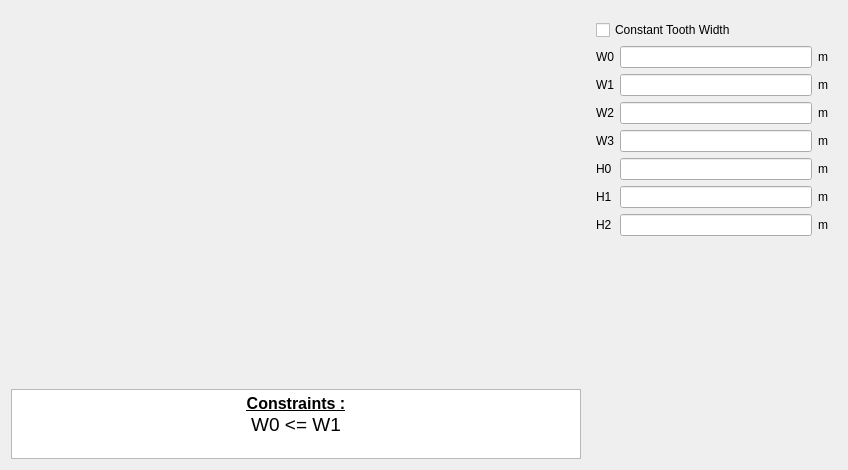
<?xml version="1.0" encoding="UTF-8"?>
<ui version="4.0">
 <class>PWSlot23</class>
 <widget class="QWidget" name="PWSlot23">
  <property name="geometry">
   <rect>
    <x>0</x>
    <y>0</y>
    <width>848</width>
    <height>470</height>
   </rect>
  </property>
  <property name="minimumSize">
   <size>
    <width>630</width>
    <height>470</height>
   </size>
  </property>
  <property name="maximumSize">
   <size>
    <width>16777215</width>
    <height>16777215</height>
   </size>
  </property>
  <property name="windowTitle">
   <string>Form</string>
  </property>
  <layout class="QHBoxLayout" name="horizontalLayout">
   <item>
    <layout class="QVBoxLayout" name="verticalLayout_2">
     <item>
      <widget class="QLabel" name="img_slot">
       <property name="sizePolicy">
        <sizepolicy hsizetype="Expanding" vsizetype="Expanding">
         <horstretch>0</horstretch>
         <verstretch>0</verstretch>
        </sizepolicy>
       </property>
       <property name="maximumSize">
        <size>
         <width>16777215</width>
         <height>16777215</height>
        </size>
       </property>
       <property name="text">
        <string/>
       </property>
       <property name="pixmap">
        <pixmap resource="../../../../Resources/pyleecan.qrc">:/images/images/MachineSetup/WSlot/SlotW23.png</pixmap>
       </property>
       <property name="scaledContents">
        <bool>true</bool>
       </property>
      </widget>
     </item>
     <item>
      <widget class="QTextEdit" name="txt_constraint">
       <property name="sizePolicy">
        <sizepolicy hsizetype="Expanding" vsizetype="Fixed">
         <horstretch>0</horstretch>
         <verstretch>0</verstretch>
        </sizepolicy>
       </property>
       <property name="maximumSize">
        <size>
         <width>16777215</width>
         <height>70</height>
        </size>
       </property>
       <property name="verticalScrollBarPolicy">
        <enum>Qt::ScrollBarAlwaysOff</enum>
       </property>
       <property name="html">
        <string>&lt;!DOCTYPE HTML PUBLIC &quot;-//W3C//DTD HTML 4.0//EN&quot; &quot;http://www.w3.org/TR/REC-html40/strict.dtd&quot;&gt;
&lt;html&gt;&lt;head&gt;&lt;meta name=&quot;qrichtext&quot; content=&quot;1&quot; /&gt;&lt;style type=&quot;text/css&quot;&gt;
p, li { white-space: pre-wrap; }
&lt;/style&gt;&lt;/head&gt;&lt;body style=&quot; font-family:'MS Shell Dlg 2'; font-size:7.8pt; font-weight:400; font-style:normal;&quot;&gt;
&lt;p align=&quot;center&quot; style=&quot; margin-top:0px; margin-bottom:0px; margin-left:0px; margin-right:0px; -qt-block-indent:0; text-indent:0px;&quot;&gt;&lt;span style=&quot; font-size:12pt; font-weight:600; text-decoration: underline;&quot;&gt;Constraints :&lt;/span&gt;&lt;/p&gt;
&lt;p align=&quot;center&quot; style=&quot; margin-top:0px; margin-bottom:0px; margin-left:0px; margin-right:0px; -qt-block-indent:0; text-indent:0px;&quot;&gt;&lt;span style=&quot; font-size:14pt;&quot;&gt;W0 &amp;lt;= W1&lt;/span&gt;&lt;/p&gt;&lt;/body&gt;&lt;/html&gt;</string>
       </property>
       <property name="textInteractionFlags">
        <set>Qt::TextSelectableByKeyboard|Qt::TextSelectableByMouse</set>
       </property>
      </widget>
     </item>
    </layout>
   </item>
   <item>
    <widget class="QWidget" name="widget" native="true">
     <property name="minimumSize">
      <size>
       <width>250</width>
       <height>0</height>
      </size>
     </property>
     <property name="maximumSize">
      <size>
       <width>250</width>
       <height>16777215</height>
      </size>
     </property>
     <layout class="QVBoxLayout" name="verticalLayout">
      <item>
       <widget class="QCheckBox" name="is_cst_tooth">
        <property name="text">
         <string>Constant Tooth Width</string>
        </property>
       </widget>
      </item>
      <item>
       <layout class="QGridLayout" name="gridLayout">
        <item row="0" column="0">
         <widget class="QLabel" name="in_W0">
          <property name="text">
           <string>W0</string>
          </property>
         </widget>
        </item>
        <item row="0" column="1">
         <widget class="FloatEdit" name="lf_W0"/>
        </item>
        <item row="0" column="2">
         <widget class="QLabel" name="unit_W0">
          <property name="text">
           <string>m</string>
          </property>
         </widget>
        </item>
        <item row="1" column="0">
         <widget class="QLabel" name="in_W1">
          <property name="text">
           <string>W1</string>
          </property>
         </widget>
        </item>
        <item row="1" column="1">
         <widget class="FloatEdit" name="lf_W1"/>
        </item>
        <item row="1" column="2">
         <widget class="QLabel" name="unit_W1">
          <property name="text">
           <string>m</string>
          </property>
         </widget>
        </item>
        <item row="2" column="0">
         <widget class="QLabel" name="in_W2">
          <property name="text">
           <string>W2</string>
          </property>
         </widget>
        </item>
        <item row="2" column="1">
         <widget class="FloatEdit" name="lf_W2"/>
        </item>
        <item row="2" column="2">
         <widget class="QLabel" name="unit_W2">
          <property name="text">
           <string>m</string>
          </property>
         </widget>
        </item>
        <item row="3" column="0">
         <widget class="QLabel" name="in_W3">
          <property name="text">
           <string>W3</string>
          </property>
         </widget>
        </item>
        <item row="3" column="1">
         <widget class="FloatEdit" name="lf_W3"/>
        </item>
        <item row="3" column="2">
         <widget class="QLabel" name="unit_W3">
          <property name="text">
           <string>m</string>
          </property>
         </widget>
        </item>
        <item row="4" column="0">
         <widget class="QLabel" name="in_H0">
          <property name="text">
           <string>H0</string>
          </property>
         </widget>
        </item>
        <item row="4" column="1">
         <widget class="FloatEdit" name="lf_H0"/>
        </item>
        <item row="4" column="2">
         <widget class="QLabel" name="unit_H0">
          <property name="text">
           <string>m</string>
          </property>
         </widget>
        </item>
        <item row="5" column="0">
         <widget class="QLabel" name="in_H1">
          <property name="text">
           <string>H1</string>
          </property>
         </widget>
        </item>
        <item row="5" column="1">
         <widget class="FloatEdit" name="lf_H1"/>
        </item>
        <item row="6" column="0">
         <widget class="QLabel" name="in_H2">
          <property name="text">
           <string>H2</string>
          </property>
         </widget>
        </item>
        <item row="6" column="1">
         <widget class="FloatEdit" name="lf_H2"/>
        </item>
        <item row="6" column="2">
         <widget class="QLabel" name="unit_H2">
          <property name="text">
           <string>m</string>
          </property>
         </widget>
        </item>
        <item row="5" column="2">
         <widget class="QLabel" name="unit_H1">
          <property name="text">
           <string>m</string>
          </property>
         </widget>
        </item>
       </layout>
      </item>
      <item>
       <spacer name="verticalSpacer">
        <property name="orientation">
         <enum>Qt::Vertical</enum>
        </property>
        <property name="sizeHint" stdset="0">
         <size>
          <width>20</width>
          <height>40</height>
         </size>
        </property>
       </spacer>
      </item>
      <item>
       <widget class="WWSlotOut" name="w_out" native="true"/>
      </item>
     </layout>
    </widget>
   </item>
  </layout>
 </widget>
 <customwidgets>
  <customwidget>
   <class>FloatEdit</class>
   <extends>QLineEdit</extends>
   <header>......GUI/Tools/FloatEdit.h</header>
  </customwidget>
  <customwidget>
   <class>WWSlotOut</class>
   <extends>QWidget</extends>
   <header>......GUI.Dialog.DMachineSetup.SWSlot.WWSlotOut.WWSlotOut.h</header>
   <container>1</container>
  </customwidget>
 </customwidgets>
 <tabstops>
  <tabstop>is_cst_tooth</tabstop>
  <tabstop>lf_W0</tabstop>
  <tabstop>lf_W1</tabstop>
  <tabstop>lf_W2</tabstop>
  <tabstop>lf_W3</tabstop>
  <tabstop>lf_H0</tabstop>
  <tabstop>lf_H1</tabstop>
  <tabstop>lf_H2</tabstop>
  <tabstop>txt_constraint</tabstop>
 </tabstops>
 <resources>
  <include location="../../../../Resources/pyleecan.qrc"/>
  <include location="../../../../Resources/pyleecan.qrc"/>
 </resources>
 <connections/>
</ui>
